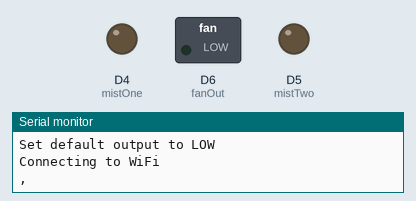
The sketch below on a simulated ESP8266 (NodeMCU). On the bench: switched loads named in the sketch (green lamp = pin HIGH), output pins drawn as LEDs (lit = HIGH), the last lines printed to the serial monitor. WiFi joins after 1.5 s; servers stay silent unless stated; uploads are accepted with an empty reply; the local clock reads 2024-03-15 10:24:30 at power-on unless the sketch sets it.

Above: at 0.1 s.
At 2.1 s:
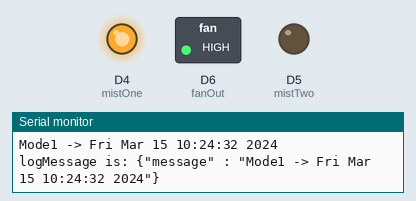
Timing chart, 0 to 3.6 s (numbered marks = the images above):
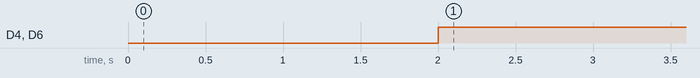

Measured:
- by itself, D4 (mistOne), D6 (fanOut): LOW → HIGH at 2.0 s

The sketch:

arduino_mist.ino
```cpp
#include <ESP8266WiFi.h>
#include <ESP8266HTTPClient.h>
#include <WiFiClientSecureBearSSL.h>
#include <ESP8266WiFiMulti.h>
#include <time.h>


const char* ssid = "3bbPOMTN";                  //ใส่ชื่อ SSID Wifi
const char* password = "T;y==yp000000";          //ใส่รหัสผ่าน

//const char* ssid = "tawatchaip_2.4G";                  //ใส่ชื่อ SSID Wifi
//const char* password = "0123456789";          //ใส่รหัสผ่าน

int timezone = 7 * 3600;                    //ตั้งค่า TimeZone ตามเวลาประเทศไทย
int dst = 0;                                //กำหนดค่า Date Swing Time

const int mistOne = D4;
const int mistTwo = D5;
const int fanOut = D6;

void setup()
{
  Serial.begin(115200);
  Serial.setDebugOutput(true);


  pinMode(mistOne, OUTPUT);
  pinMode(mistTwo, OUTPUT);
  pinMode(fanOut, OUTPUT);
  Serial.println("Set default output to LOW");

  digitalWrite(mistOne, LOW);
  digitalWrite(mistTwo, LOW);
  digitalWrite(fanOut, LOW);


  WiFi.mode(WIFI_STA);                                        //เชื่อมต่อ Wifi
  WiFi.begin(ssid, password);
  Serial.println("\nConnecting to WiFi");
  while (WiFi.status() != WL_CONNECTED) {
    Serial.print(",");
    delay(1000);
  }
  configTime(timezone, dst, "pool.ntp.org", "time.nist.gov");     //ดึงเวลาจาก Server
  Serial.println("\nWaiting for time");
  while (!time(nullptr)) {
    Serial.print(".");
    delay(1000);
  }
  Serial.println("");


}

void loop()
{
  String printMessage = "";
  time_t now = time(nullptr);
  struct tm* p_tm = localtime(&now);

  if (p_tm->tm_year != 70) {
    if ((p_tm->tm_hour >= 8) && (p_tm->tm_hour <= 18) )
    {
      digitalWrite(fanOut, HIGH);

      if ((p_tm->tm_min >= 0  && p_tm->tm_min < 10) || (p_tm->tm_min >= 20 && p_tm->tm_min < 30) ||  (p_tm->tm_min >= 40 && p_tm->tm_min < 50))
      {
        printMessage = printMessage + "Mode1" ;
        digitalWrite(mistOne, HIGH);
        digitalWrite(mistTwo, LOW);
      }
      else {
        printMessage = printMessage + "Mode2" ;
        digitalWrite(mistOne, LOW);
        digitalWrite(mistTwo, HIGH);
      }
    }
    else {
      if ( (p_tm->tm_hour > 18) && (p_tm->tm_hour < 20) ){
        digitalWrite(fanOut, HIGH);
      }else{
        digitalWrite(fanOut, LOW);
      }


      printMessage = printMessage + "Mode OFFLINE" ;
      digitalWrite(mistOne, LOW);
      digitalWrite(mistTwo, LOW);
    }
  }
  else {

    printMessage = printMessage + "Mode ERROR" ;
    digitalWrite(mistOne, LOW);
    digitalWrite(mistTwo, LOW);
  }

  printMessage = printMessage + " -> " ;
  printMessage = printMessage + String(ctime(&now)) ;
  printMessage.replace("\n", "");
  Serial.println(printMessage);

  if (WiFi.status() == WL_CONNECTED) { //Check WiFi connection status

    WiFiClient client;
    HTTPClient http;

    String requestURL = "http://log.regblogs.info/arduino_elastic_index/my_doc/temp_id";

    http.begin(client, requestURL); //HTTP
    http.addHeader("Content-Type", "application/json");

    String templateMessage = "{\"message\" : \"REPLACE_WITH_STRING_HERE\"}";
    templateMessage.replace("REPLACE_WITH_STRING_HERE", printMessage) ;
    String logMessage = templateMessage;
    Serial.print("logMessage is: ");
    Serial.println(logMessage);

    int httpCode = http.POST(logMessage);
    //    Serial.println("[HTTP] POST...\n");
    Serial.print("response code is: ");
    Serial.println(httpCode);
    if (httpCode > 0) {

      if (httpCode == HTTP_CODE_OK) {
        const String& payload = http.getString();
        //        Serial.println("received payload:\n<<");
        //        Serial.println(payload);
        //        Serial.println(">>");
      }
    }
    else {
      Serial.printf("[HTTP] POST... failed, error: %s\n", http.errorToString(httpCode).c_str());
    }
    http.end();
  }


  //  =========for HTTPS connection======
  //  if (WiFi.status() == WL_CONNECTED) { //Check WiFi connection status
  //
  //    std::unique_ptr<BearSSL::WiFiClientSecure>client(new BearSSL::WiFiClientSecure);
  //    client->setInsecure();
  //    HTTPClient https;
  //    String requestURL = "https://kq3wtvluxh.execute-api.ap-southeast-1.amazonaws.com/v1/arduinolog?message=" + printMessage;
  //
  //    String logMessage = "{\r\n    \"message\" : REPLACE_WITH_STRING_HERE\r\n}".replace("REPLACE_WITH_STRING_HERE", printMessage) ;
  //    Serial.print("logMessage is: ", logMessage);
  //
  //    https.begin(*client, requestURL);
  //    int httpCode = https.GET();                                                                 //Send the request
  //
  //    if (httpCode > 0) { //Check the returning code
  //      String payload = https.getString();   //Get the request response payload
  //      Serial.println("GET REQUEST status is: " + String(httpCode));
  //      Serial.println("called lambda status: " + payload);                     //Print the response payload
  //    }
  //
  //    https.end();   //Close connection
  //
  //  }

  delay(1000);
}
```
